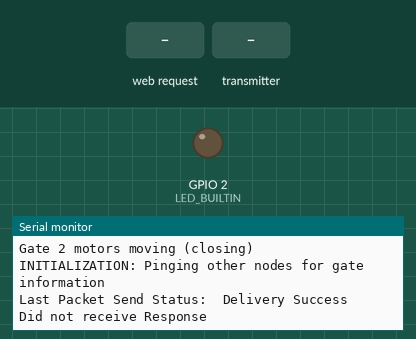
This sketch was run on a simulated ESP32. Parts: output pins drawn as LEDs (lit = HIGH), the last lines printed to the serial monitor. Inputs (shaded band) come from the test bench.

Above: at 2.2 s.
2.3 s: HTTP request GET /gate1/open received
At 2.7 s:
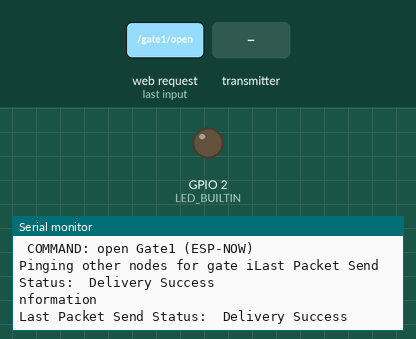
3.8 s: the transmitter starts sending message = 0
At 4.11 s:
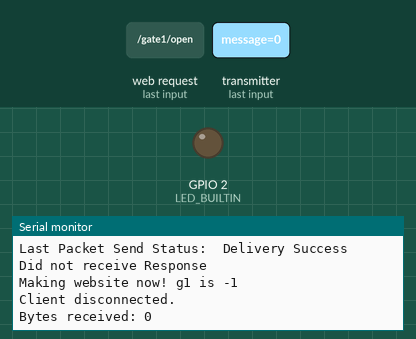
5.8 s: HTTP request GET /gate1/close received
At 6.12 s:
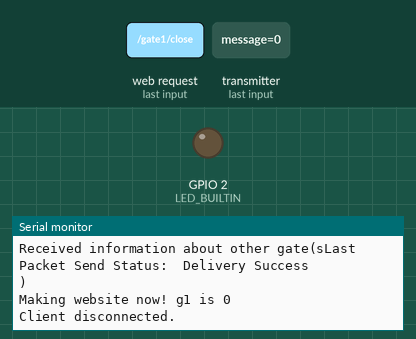

Measured:
- after the input at 2.3 s, the serial monitor: prints a new line at once (image 1)
- after the input at 3.8 s, the serial monitor: prints a new line at once (image 2)
- after the input at 5.8 s, the serial monitor: prints a new line at once (image 3)

The sketch:

secondDevice_experimental_refresh.ino
```cpp
/*WiFiAccessPoint.ino creates a WiFi access point and provides a web server on
  it.

  Steps:
  1. Connect to the access point "yourAp"
  2. Point your web browser to http://192.168.4.1/H to turn the LED on or
  http://192.168.4.1/L to turn it off OR Run raw TCP "GET /H" and "GET /L" on
  PuTTY terminal with 192.168.4.1 as IP address and 80 as port

  Created for arduino-esp32 on 04 July, 2018
  by Elochukwu Ifediora (fedy0)
*/

#include <WiFi.h>
#include <WiFiAP.h>
#include <WiFiClient.h>
#include <Wire.h>
#include <esp_now.h>


#define LED_BUILTIN 2
#define closeGate1 10
#define openGate1 11
#define queryThis 22
#define closeGate2 20
#define openGate2 21
#define queryOther 12
#define ledPin 3
#define thisNode 2
#define otherNode 1
#define notConnected -1
#define reset -1
const long timeoutTime = 1000;
// Current time
unsigned long currentTime = millis();
// Previous time
unsigned long previousTime = 0;

int g1 = notConnected;
int g2 = false;

bool refresh = false;


String header;
// Set these to your desired credentials.
const char *ssid = "ESP32 c8:f0:9e:9b:88:7c (node 2)";
const char *password = "Password";
WiFiServer server(80);

// REPLACE WITH THE MAC Address of your receiver
uint8_t broadcastAddress[] = {0x40, 0x22, 0xd8, 0x05, 0x2b, 0x98};

// Define variables to store incoming readings
int incomingMessage = notConnected;

// Variable to store if sending data was successful
String success;

// Structure example to send data
// Must match the receiver structure
typedef struct struct_message {
	int message;
} struct_message;

struct_message incomingPacket;
struct_message outgoingPacket;
esp_now_peer_info_t peerInfo;

void OnDataSent(const uint8_t *mac_addr, esp_now_send_status_t status) {
	Serial.print("\rLast Packet Send Status:\t");
	Serial.println(status == ESP_NOW_SEND_SUCCESS ? "Delivery Success"
	                                              : "Delivery Fail");
	if (status == 0) {
		success = "Delivery Success :)";
	} else {
		success = "Delivery Fail :(";
	}
}
// Callback when data is received
void OnDataRecv(const uint8_t *mac, const uint8_t *incomingData, int len) {
	memcpy(&incomingPacket, incomingData, sizeof(incomingPacket));
	Serial.print("Bytes received: ");
	Serial.println(incomingPacket.message);
	incomingMessage = incomingPacket.message;
	esp_err_t result;
	if (incomingMessage == queryThis) {
		outgoingPacket.message = g2;
		result = esp_now_send(broadcastAddress, (uint8_t *)&outgoingPacket,
		                      sizeof(outgoingPacket));
		if (result == ESP_OK) {
			Serial.println("Query Response (ESP-NOW)" + String(g2));
		}
	}  // else if (incomingMessage == queryOther) {
	// 	outgoingPacket.message = g2;
	// }

	// if receive messsage from another device
	if (incomingMessage == openGate2) {
		Serial.println("RECEIVED: open Gate2 (ESP-NOW)");
    refresh = true;
		g2 = true;
		gateOpen(thisNode);
	}
	if (incomingMessage == closeGate2) {
    refresh = true;
		Serial.println("RECEIVED: close Gate2 (ESP-NOW)");
		g2 = false;
		gateClose(thisNode);
	}
}

void gateClose(int gateNum) {
	// check if gate is closed

	Serial.println("Gate " + String(gateNum) + " motors moving (closing)");
	//
}

void gateOpen(int gateNum) {
	Serial.println("Gate " + String(gateNum) + " motors moving (opening)");
}

void setup() {
	pinMode(LED_BUILTIN, OUTPUT);

	Serial.begin(115200);
	Serial.println();
	Serial.println("Configuring access point...");
	// Set device as a Wi-Fi Station and access point
	WiFi.mode(WIFI_AP_STA);
	// You can remove the password parameter if you want the AP to be open.
	WiFi.softAP(ssid, password);
	IPAddress myIP = WiFi.softAPIP();
	Serial.print("AP IP address: ");
	Serial.println(myIP);
	server.begin();

	Serial.println("Server started");

	// Init ESP-NOW
	if (esp_now_init() != ESP_OK) {
		Serial.println("Error initializing ESP-NOW");
		return;
	} else {
		Serial.println("ESP_NOW initialized");
	}

	// Once ESPNow is successfully Init, we will register for Send CB to
	// get the status of Trasnmitted packet
	esp_now_register_send_cb(OnDataSent);
	// Register peer
	memcpy(peerInfo.peer_addr, broadcastAddress, 6);
	peerInfo.channel = 0;
	peerInfo.encrypt = false;
	// Add peer
	if (esp_now_add_peer(&peerInfo) != ESP_OK) {
		Serial.println("Failed to add peer");
		return;
	}
	// Register for a callback function that will be called when data is
	// received
	esp_now_register_recv_cb(OnDataRecv);

	// ping other system to get status on startup
	// close own gate
	Serial.println("INITIALIZATION: gate(s) on this Node CLOSING");
	gateClose(thisNode);
	g2 = false;
	esp_err_t result;
	outgoingPacket.message = queryOther;
	Serial.println("INITIALIZATION: Pinging other nodes for gate information");
	result = esp_now_send(broadcastAddress, (uint8_t *)&outgoingPacket,
	                      sizeof(outgoingPacket));
	bool flag = false;
	if (success == "Delivery Fail :(") {
		// mark as not connected
		g1 = notConnected;
		Serial.println("ERROR: Unable to establish connection!");
		// continue
	} else {
		currentTime = millis();
		previousTime = currentTime;
		while ((currentTime - previousTime) <= timeoutTime) {
			currentTime = millis();
			// wait
			if (incomingMessage == true || incomingMessage == false) {
				flag = true;
				Serial.println(
				    "INITIALIZATION: received information about other gate(s)");
				g1 = incomingMessage;
				incomingMessage = reset;
				break;
			}
		}
		if (flag == false) {
			Serial.println("Did not receive Response");
		}
	}
}

void loop() {
	WiFiClient client = server.available();  // listen for incoming clients
	esp_err_t result;
	if (client) {                      // if you get a client,
		Serial.println("New Client or data received.");  // print a message out the serial port
		String currentLine = "";

		// make a String to hold incoming data from the client
		while (client.connected()) {  // loop while the client's connected

			if (client.available() || refresh) {  // if there's bytes to read from the//
				                       // client,// read a byte, then
        if (refresh) {

          goto makeWebsite;
        }


				char c = client.read();
				// Serial.write(c);
				header += c;
				if (c == '\n') {  // if the byte is a newline character
					// if the current line is blank, you got two newline
					// characters in a row. that's the end of the client HTTP
					// request, so send a response:
					if (currentLine.length() == 0) {
						// HTTP headers always start with a response code (e.g.
						// HTTP/1.1 200 OK) and a content-type so the client
						// knows what's coming, then a blank line:
						client.println("HTTP/1.1 200 OK");
						client.println("Content-type:text/html");
						client.println("Connection: close");
						client.println();

						// response to query of gate 1
						// if (incomingMessage == true) {
						// 	Serial.println("query result: Gate is open\n");
						// 	incomingMessage = -1;
						// 	g2 = true;
						// } else if (incomingMessage == false) {
						// 	Serial.println("query result: Gate is closed\n");
						// 	incomingMessage = -1;
						// 	g2 = false;
						// }

						// Opens gate 1
						if (header.indexOf("GET /gate1/open") >= 0) {
							header = "";
							Serial.println(
							    "Attempting to establish ESP-NOW connection");
							outgoingPacket.message = openGate1;
							result = esp_now_send(broadcastAddress,
							                      (uint8_t *)&outgoingPacket,
							                      sizeof(outgoingPacket));
							if (success == "Delivery Success :)") {
								Serial.println(
								    " COMMAND: open Gate1 (ESP-NOW)");
								g1 = true;
							} else {
								Serial.println(
								    "Unable to establish ESP-NOW connection "
								    "(open gate 1)");
								g1 = notConnected;
							}

						} else if (header.indexOf("GET /gate1/close") >= 0) {
							header = "";

							Serial.println(
							    "Attempting to establish ESP-NOW connection");
							outgoingPacket.message = closeGate1;
							result = esp_now_send(broadcastAddress,
							                      (uint8_t *)&outgoingPacket,
							                      sizeof(outgoingPacket));
							if (success == "Delivery Success :)") {
								Serial.println(
								    " COMMAND: close Gate1 (ESP-NOW)");
								g1 = false;
							} else {
								Serial.println(
								    "Unable to establish ESP-NOW connection "
								    "(close gate 1)");
								g1 = notConnected;
							}
						} else if (header.indexOf("GET /gate2/open") >= 0) {
							header = "";
							Serial.println(
							    "RECEIVED: Open gate 2 (web server)");
							g2 = true;
							gateOpen(2);
						} else if (header.indexOf("GET /gate2/close") >= 0) {
							header = "";
							Serial.println(
							    "RECEIVED: Close gate 2 (web server)");
							g2 = false;
							gateClose(2);
						} else if (header.indexOf("GET /gate1/status") >= 0) {
							header = "";
							Serial.println("Trying to get gate 1 status");
							outgoingPacket.message = queryOther;
							result = esp_now_send(broadcastAddress,
							                      (uint8_t *)&outgoingPacket,
							                      sizeof(outgoingPacket));
							bool flag = false;
							if (success == "Delivery Fail :(") {
								// mark as not connected
								g1 = notConnected;
								Serial.println(
								    "ERROR: Unable to establish connection!");
								// continue
							} else {
								currentTime = millis();
								previousTime = currentTime;
								while ((currentTime - previousTime) <=
								       timeoutTime) {
									currentTime = millis();
									// wait
									if (incomingMessage == true ||
									    incomingMessage == false) {
										flag = true;
										Serial.println("Success!");
										g1 = incomingMessage;
										incomingMessage = reset;
									}
								}
								if (flag == false) {
									Serial.println("Did not receive Response");
									g1 = notConnected;
								}
							}

						} else if (header.indexOf("GET /gate2/status") >= 0) {
							header = "";
							Serial.println("Trying to get gate 2 status");
						}

						esp_err_t result;
						outgoingPacket.message = queryOther;
						Serial.println(
						    "Pinging other nodes for gate information");
						result = esp_now_send(broadcastAddress,
						                      (uint8_t *)&outgoingPacket,
						                      sizeof(outgoingPacket));
						bool flag = false;
						if (success == "Delivery Fail :(") {
							// mark as not connected
							g1 = notConnected;
							Serial.println(
							    "ERROR: Unable to establish connection!");
							// continue
						} else {
							currentTime = millis();
							previousTime = currentTime;
							while ((currentTime - previousTime) <=
							       timeoutTime) {
								currentTime = millis();
								// wait
								if (incomingMessage == true ||
								    incomingMessage == false) {
									flag = true;
									Serial.println(
									    "Received information about other "
									    "gate(s)");
									g1 = incomingMessage;
									incomingMessage = reset;
									break;
								}
							}
							if (flag == false) {
								Serial.println("Did not receive Response");
								g1 = notConnected;
							}
						}
            makeWebsite:
						Serial.println("Making website now! g1 is " + String(g1));
						// Display the HTML web page
						client.println("<!DOCTYPE html><html>");
						client.println(
						    "<head><meta name=\"viewport\" "
						    "content=\"width=device-width, "
						    "initial-scale=1\">");
						client.println("<link rel=\"icon\" href=\"data:,\">");
						// CSS to style the on/off buttons
						// Feel free to change the background-color and
						// font-size attributes to fit your preferences
						client.println(
						    "<style>html { font-family: Roboto; display: "
						    "inline-block; margin: 0px auto; text-align: "
						    "center;}");
						client.println(
						    ".button { background-color: #4CAF50; border: "
						    "none; color: white; padding: 16px 40px;");
						client.println(
						    "text-decoration: none; font-size: 30px; "
						    "margin: "
						    "2px; cursor: pointer;}");
						client.println(
						    ".button2 {background-color: "
						    "#555555;}</style></head>");

						// Web Page Heading
						client.println("<body><h1>Simple Jim's</h1>");

						// Display current state, and ON/OFF buttons for
						// GPIO 26
						String state;
						if (g1 == true) {
							state = "Open";
						} else if (g1 == false) {
							state = "Closed";
						} else if (g1 == notConnected) {
							state = "Not Connected";
						}
						client.println("<p>Gate 1 - State " + state + "</p>");
						// If the output26State is off, it displays the ON
						// button
						if (state == "Closed") {
							client.println(
							    "<p><a href=\"/gate1/open\"><button "
							    "class=\"button\">OPEN</button></a></p>");
						} else if (state == "Open") {
							client.println(
							    "<p><a href=\"/gate1/close\"><button "
							    "class=\"button "
							    "button2\">CLOSE</button></a></p>");
						} else {
							client.println(
							    "<p><a href=\"/gate1/status\"><button "
							    "class=\"button "
							    "button2\">Connect</button></a></p>");
						}

						if (g2 == true) {
							state = "Open";
						} else if (g2 == false) {
							state = "Closed";
						} else if (g2 == notConnected) {
							state = "Not Connected";
						}
						// Display current state, and ON/OFF buttons for
						// GPIO 27
						client.println("<p>Gate 2 - State " + state + "</p>");
						// If the output27State is off, it displays the ON
						// button
						if (state == "Closed") {
							client.println(
							    "<p><a href=\"/gate2/open\"><button "
							    "class=\"button\">OPEN</button></a></p>");
						} else if (state == "Open") {
							client.println(
							    "<p><a href=\"/gate2/close\"><button "
							    "class=\"button "
							    "button2\">CLOSE</button></a></p>");
						} else {
							client.println(
							    "<p><a href=\"/gate2/status\"><button "
							    "class=\"button "
							    "button2\">Connect</button></a></p>");
						}
						client.println("</body></html>");

						// The HTTP response ends with another blank line
						client.println();
						// Break out of the while loop
						break;
					} else {  // if you got a newline, then clear
						      // currentLine
						currentLine = "";
					}
				} else if (c != '\r') {  // if you got anything else but a
					                     // carriage return character,
					currentLine += c;    // add it to the end of the currentLine
				}
			}
		}
		// Clear the header variable
		header = "";
		// Close the connection
		client.stop();
		Serial.println("Client disconnected.");
		Serial.println("");
	}
}
```
